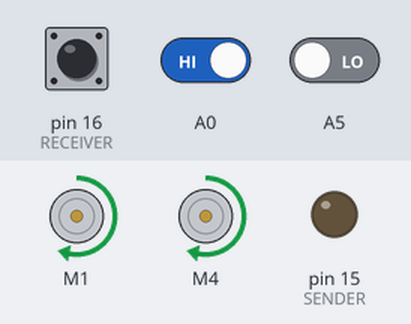
A sketch run on a simulated Arduino Leonardo, built with avr-gcc and run on an emulated ATmega32U4. Parts: 2 × DC motor (green arrow = forward, orange = backward, longer = faster), output pins drawn as LEDs (lit = HIGH). Inputs (shaded band) come from the test bench; at power-on: A0 HIGH, A5 LOW, pin 16 (RECEIVER) LOW.

Above: at 0.87 s.
1.3 s: A0 driven LOW
At 2.3 s:
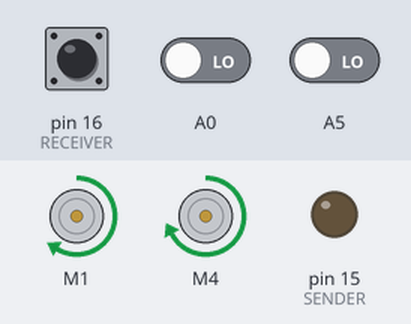
2.8 s: A5 driven HIGH
At 3.68 s:
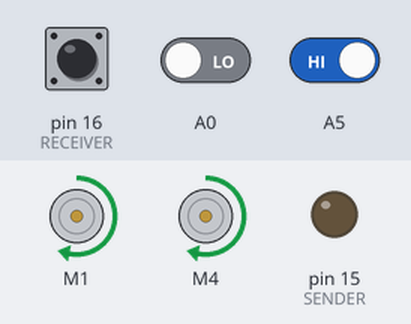
5.8 s: A5 driven LOW
At 6.9 s:
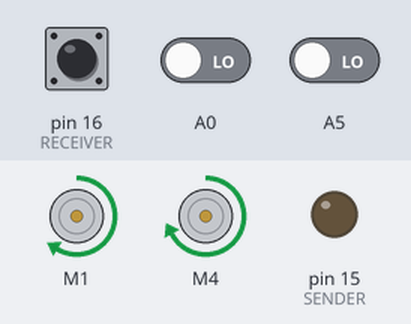
7.3 s: A0 driven HIGH
At 8.56 s:
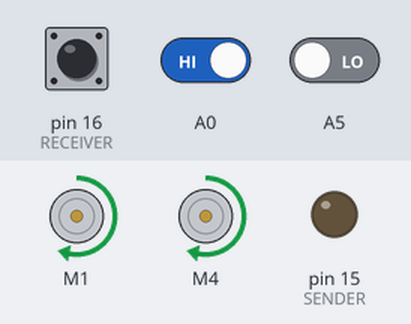
10.3 s: pin 16 (RECEIVER) pulsed HIGH 2 times (0.12 s each, 0.3 s apart)
At 10.8 s:
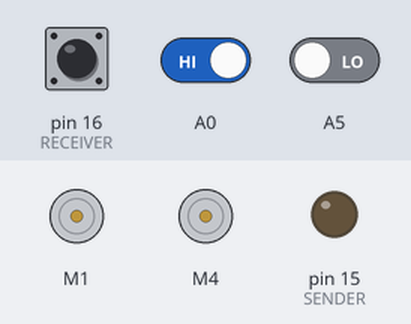
Timing chart, 0 to 14.3 s (numbered marks = the images above; inputs shaded):
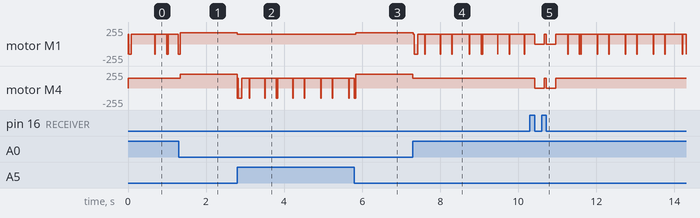

Measured:
- after the input at 1.3 s, motor M4: forward 150/255 → forward 204/255 at once
- after the input at 2.8 s, motor M1: forward 170/255 → forward 150/255 at once
- after the input at 5.8 s, motor M1: forward 150/255 → forward 170/255 at once
- after the input at 7.3 s, motor M4: forward 204/255 → forward 150/255 at once
- after the input at 10.3 s, motor M4: forward 150/255 → stopped after 0.12 s, → forward 150/255 0.54 s later

The sketch:

linetracer.ino
```cpp
// 이 파일은 Arduino IDE가 스케치를 인식하도록 두는 빈 파일.
// setup(), loop()는 main.cpp, 라인 주행은 drive.cpp, 드라이버는 src/ 에 있다.
```

calibration.cpp
```cpp
#include "calibration.h"

#include "src/AFMotor/AFMotor.h"

#include <Arduino.h>

extern AF_DCMotor motor_l;
extern AF_DCMotor motor_r;

namespace
{
struct Test
{
    int16_t left_pwm; // 음수 = 후진
    int16_t right_pwm;
    unsigned long ms;
};

// 직진 두 번은 PWM이 달라야 데드밴드와 기울기를 따로 구할 수 있다
const Test TESTS[] = {
    {150, 180, 2000},  // 1: 직진, 간 거리를 잰다
    {200, 240, 2000},  // 2: 직진, 간 거리를 잰다
    {150, -150, 3000}, // 3: 제자리 우회전, 돈 각도를 잰다
    // 4: 1초 직진. 1번(2초)과의 거리 차가 정속 1초 분량이라, 둘을 비교하면
    //    출발 때 가속으로 잃는 시간(모터 지연)이 나온다
    {150, 180, 1000},
    {254, 0, 2000}, // 5: 안쪽 바퀴를 세운 원호 우회전, 돈 각도를 잰다
    {0, 254, 2000}, // 6: 안쪽 바퀴를 세운 원호 좌회전, 돈 각도를 잰다
};

// 할 테스트 번호. 바꾸고 다시 업로드한다
const uint8_t TEST_NUMBER = 4;
static_assert(TEST_NUMBER >= 1 &&
                  TEST_NUMBER <= sizeof(TESTS) / sizeof(TESTS[0]),
              "TEST_NUMBER out of range");

// 전원을 켜고 차를 내려놓을 시간
const unsigned long START_DELAY_MS = 3000;

void set_motor(AF_DCMotor& motor, int16_t pwm)
{
    motor.setSpeed(static_cast<uint8_t>(pwm < 0 ? -pwm : pwm));
    motor.run(pwm < 0 ? BACKWARD : FORWARD);
}

void stop_motors()
{
    motor_l.setSpeed(0);
    motor_r.setSpeed(0);
    motor_l.run(RELEASE);
    motor_r.run(RELEASE);
}

} // namespace

void calibration_setup()
{
    stop_motors();
    delay(START_DELAY_MS);

    const Test& test = TESTS[TEST_NUMBER - 1];
    set_motor(motor_l, test.left_pwm);
    set_motor(motor_r, test.right_pwm);
    delay(test.ms);
    stop_motors();
}

void calibration_loop() {}
```

calibration.h
```cpp
#pragma once

// 측정 모드. 전원을 켜고 3초 뒤 calibration.cpp의 TEST_NUMBER 테스트를 한 번
// 달리고 멈춘다. 다시 하려면 리셋한다
void calibration_setup();
void calibration_loop();
```

drive.cpp
```cpp
#include "drive.h"

#include "src/AFMotor/AFMotor.h"

#include <Arduino.h>

extern AF_DCMotor motor_l; // M1: 왼쪽 바퀴
extern AF_DCMotor motor_r; // M4: 오른쪽 바퀴

namespace
{
// 같은 PWM이면 오른쪽으로 휜다. 바퀴는 데드밴드(왼 39, 오 47)를 넘어야 돌고,
// 그 위로 1 : 1.2로 줘야 직진한다. 실차에서 170/204까지 모퉁이를 돌았고
// 180/216부터 놓쳤다
const uint8_t LINE_STRAIGHT_LEFT_PWM = 170;
const uint8_t LINE_STRAIGHT_RIGHT_PWM = 204;
const uint8_t LINE_CORNER_PWM = 150;

// 한쪽 검정을 본 지 20~80ms 사이에만 계속 제자리 회전한다. 그 앞은 직선에서
// 스친 것일 수 있고, 그 뒤까지 세게 돌면 선을 지나친다
const unsigned long LINE_PIVOT_START_MS = 20;
const unsigned long LINE_PIVOT_END_MS = 80;
// 한쪽으로 이만큼 돌았으면 코너로 본다
const unsigned long LINE_CORNER_ARM_MS = 20;
// 코너에서 선이 사라진 뒤에도 이만큼 더 돈다. 급한 곡선에서는 센서가 선을
// 바깥으로 지나쳐 버린다
const unsigned long LINE_CORNER_HOLD_MS = 40;

// 코너 뒤 안정화. 양쪽 흰색이 CENTER_STABLE 이어지거나 SETTLE_MAX가 지나면
// 끝난다. 같은 쪽 검정이 NEW_CORNER 이어지면 다음 코너로 보고 바로 돈다
const unsigned long LINE_SETTLE_MAX_MS = 1500;
const unsigned long LINE_CENTER_STABLE_MS = 200;
const unsigned long LINE_SETTLE_NEW_CORNER_MS = 50;

// 완만한 조향은 주기마다 앞부분만 제자리 회전하고 나머지는 전진한다.
// 회전 시간의 비율이 꺾는 세기다
const unsigned long LINE_GENTLE_CYCLE_MS = 30;
const unsigned long LINE_GENTLE_PIVOT_MS = 12;
// 안정화 중에는 더 약하게 돌다가, 같은 쪽이 STRONG_AFTER 넘게 이어지면 키운다
const unsigned long LINE_SETTLE_SHORT_PIVOT_MS = 8;
const unsigned long LINE_SETTLE_LONG_PIVOT_MS = 12;
const unsigned long LINE_SETTLE_STRONG_AFTER_MS = 35;

int8_t last_turn = 0; // +1 우회전, -1 좌회전, 0 돌고 있지 않음
unsigned long turn_started_at = 0;
// 코너 중 선이 사라진(또는 양쪽 검정이 된) 시각
unsigned long white_started_at = 0;
bool white_after_turn = false;
bool corner_committed = false;

bool settling = false;
unsigned long settle_started_at = 0;
bool settle_saw_side = false;
bool settle_center_active = false;
unsigned long settle_center_started_at = 0;
int8_t settle_side = 0;
unsigned long settle_side_started_at = 0;

void drive(uint8_t left_speed, uint8_t left_mode, uint8_t right_speed,
           uint8_t right_mode)
{
    // 실드 명령 한 번에 150us 정도 걸려서 바뀐 값만 보낸다
    static uint8_t last_left_speed = 255, last_right_speed = 255;
    static uint8_t last_left_mode = 0, last_right_mode = 0;

    if (left_speed != last_left_speed)
    {
        motor_l.setSpeed(left_speed);
        last_left_speed = left_speed;
    }
    if (right_speed != last_right_speed)
    {
        motor_r.setSpeed(right_speed);
        last_right_speed = right_speed;
    }
    if (left_mode != last_left_mode)
    {
        motor_l.run(left_mode);
        last_left_mode = left_mode;
    }
    if (right_mode != last_right_mode)
    {
        motor_r.run(right_mode);
        last_right_mode = right_mode;
    }
}

void straight()
{
    drive(LINE_STRAIGHT_LEFT_PWM, FORWARD, LINE_STRAIGHT_RIGHT_PWM, FORWARD);
}

void pivot_toward(int8_t direction)
{
    if (direction > 0)
        drive(LINE_CORNER_PWM, FORWARD, LINE_CORNER_PWM, BACKWARD);
    else
        drive(LINE_CORNER_PWM, BACKWARD, LINE_CORNER_PWM, FORWARD);
}

void gentle_turn(int8_t direction, unsigned long elapsed,
                 unsigned long pivot_ms)
{
    if (elapsed % LINE_GENTLE_CYCLE_MS < pivot_ms)
        pivot_toward(direction);
    else
        drive(LINE_CORNER_PWM, FORWARD, LINE_CORNER_PWM, FORWARD);
}

// A0 왼쪽 / A5 오른쪽, HIGH = 검정. +1 오른쪽만 검정, -1 왼쪽만 검정,
// 0 양쪽 같은 색
int8_t one_side_black(int left, int right)
{
    if (left == LOW && right == HIGH)
        return 1;
    if (left == HIGH && right == LOW)
        return -1;
    return 0;
}

void begin_settling(unsigned long now)
{
    settling = true;
    settle_started_at = now;
    settle_saw_side = false;
    settle_center_active = false;
    settle_side = 0;
    last_turn = 0;
    white_after_turn = false;
    corner_committed = false;
}

void settle_on_line(int left, int right, unsigned long now)
{
    const int8_t direction = one_side_black(left, right);
    if (direction == 0)
    {
        straight();
        return;
    }

    // begin_settling() 직후 한쪽 검정으로 바로 들어올 수도 있어서 회전 시작
    // 시각을 여기서도 잡아 펄스 주기를 맞춘다
    if (direction != settle_side)
    {
        settle_side = direction;
        settle_side_started_at = now;
    }
    const unsigned long side_elapsed = now - settle_side_started_at;
    const unsigned long pulse_ms = side_elapsed >= LINE_SETTLE_STRONG_AFTER_MS
                                       ? LINE_SETTLE_LONG_PIVOT_MS
                                       : LINE_SETTLE_SHORT_PIVOT_MS;
    gentle_turn(direction, side_elapsed, pulse_ms);
}

// 안정화를 한 단계 진행한다. 이번 단계를 여기서 처리했으면 true,
// 안정화가 끝나 평소 주행으로 넘겨야 하면 false
bool settle_step(int left, int right, unsigned long now)
{
    const int8_t side = one_side_black(left, right);
    if (side != 0)
    {
        settle_saw_side = true;
        settle_center_active = false;
        if (side != settle_side)
        {
            settle_side = side;
            settle_side_started_at = now;
        }
    }
    else if (left == LOW && right == LOW && settle_saw_side)
    {
        settle_side = 0;
        if (!settle_center_active)
        {
            settle_center_started_at = now;
            settle_center_active = true;
        }
    }
    else
    {
        settle_side = 0;
        settle_center_active = false;
    }

    const unsigned long center_ms = now - settle_center_started_at;
    const unsigned long side_ms = now - settle_side_started_at;
    const bool centered =
        settle_center_active && center_ms >= LINE_CENTER_STABLE_MS;
    const bool timed_out = now - settle_started_at >= LINE_SETTLE_MAX_MS;
    const bool new_corner =
        settle_side != 0 && side_ms >= LINE_SETTLE_NEW_CORNER_MS;
    if (!new_corner && !centered && !timed_out)
    {
        settle_on_line(left, right, now);
        return true;
    }

    settling = false;
    if (new_corner)
    {
        last_turn = settle_side;
        turn_started_at = settle_side_started_at;
        white_after_turn = false;
        corner_committed = false;
    }
    if (centered)
    {
        straight();
        return true;
    }
    return false;
}

// 코너 중 선이 사라졌다. LINE_CORNER_HOLD_MS 동안 같은 쪽으로 더 돈 뒤
// 안정화로 넘어간다
void hold_then_settle(int left, int right, unsigned long now)
{
    if (!white_after_turn)
    {
        white_started_at = now;
        white_after_turn = true;
    }
    if (now - white_started_at < LINE_CORNER_HOLD_MS)
    {
        pivot_toward(last_turn);
        return;
    }
    begin_settling(now);
    settle_on_line(left, right, now);
}

} // namespace

// AFMotor run()은 BRAKE를 처리 안 해서 RELEASE로 끈다. drive()를 거쳐야
// 마지막 명령 캐시가 맞아서 다시 출발할 때 명령이 빠지지 않는다
void drive_stop() { drive(0, RELEASE, 0, RELEASE); }

void line_follow_step()
{
    const unsigned long now = millis();
    const int left = digitalRead(A0);
    const int right = digitalRead(A5);

    if (settling && settle_step(left, right, now))
        return;

    if (left == LOW && right == LOW)
    {
        if (last_turn != 0 && now - turn_started_at >= LINE_CORNER_ARM_MS)
        {
            hold_then_settle(left, right, now);
            return;
        }
        last_turn = 0;
        white_after_turn = false;
        straight();
        return;
    }

    if (left == HIGH && right == HIGH)
    {
        if (corner_committed)
        {
            hold_then_settle(left, right, now);
            return;
        }
        last_turn = 0;
        white_after_turn = false;
        straight();
        return;
    }

    const int8_t direction = one_side_black(left, right);
    if (corner_committed && direction != last_turn)
    {
        // 코너 직후 반대쪽을 밟으면 반대로 세게 돌지 않고 안정화로 고친다
        begin_settling(now);
        settle_on_line(left, right, now);
        return;
    }
    if (direction != last_turn)
    {
        last_turn = direction;
        turn_started_at = now;
        corner_committed = false;
    }
    white_after_turn = false;

    const unsigned long turn_elapsed = now - turn_started_at;
    if (turn_elapsed >= LINE_CORNER_ARM_MS)
        corner_committed = true;
    if (turn_elapsed >= LINE_PIVOT_START_MS && turn_elapsed < LINE_PIVOT_END_MS)
        pivot_toward(direction);
    else
        gentle_turn(direction, turn_elapsed, LINE_GENTLE_PIVOT_MS);
}
```

drive.h
```cpp
#pragma once

// 라인 센서를 읽고 조향을 한 단계 진행한다. loop()에서 매번 부른다.
// delay() 없이 바로 돌아온다
void line_follow_step();

// 모터를 끈다. 다음 line_follow_step()이 명령을 다시 보내 출발한다
void drive_stop();
```

main.cpp
```cpp
#include "calibration.h"
#include "drive.h"

#include "src/AFMotor/AFMotor.h"
#include "src/range/range_sensor.h"

#include <Arduino.h>

AF_DCMotor motor_l(1); // L293D 실드 M1: 왼쪽 바퀴
AF_DCMotor motor_r(4); // M4: 오른쪽 바퀴

namespace
{
// true로 올리면 주행 대신 측정 모드(calibration.cpp)를 돈다
const bool CALIBRATION_MODE = false;

// 거리는 mm. 이 안이면 멈추고, RESUME 이상 멀어지면(벽을 치우면) 다시 출발한다.
// 평가는 벽에서 10cm +-5cm라 한가운데를 노린다. 실차에서 차체 맨 앞이
// 135일 때 6~7cm, 170일 때 평균 13cm, 155일 때 평균 11cm에 섰다
const uint16_t WALL_STOP_MM = 155;
const uint16_t WALL_RESUME_MM = 200;
} // namespace

void setup()
{
    drive_stop();
    RangeSensor::begin(); // 초음파 측정(60ms 주기)과 에코 인터럽트 시작
    if (CALIBRATION_MODE)
        calibration_setup();
}

void loop()
{
    if (CALIBRATION_MODE)
    {
        calibration_loop();
        return;
    }

    static bool stopped = false;
    const RangeStatus range = RangeSensor::read();
    if (range.status == RangeStatus::UNKNOWN)
        stopped = false; // 센서 응답이 없으면 멈춰 있지 않는다
    else if (stopped)
        stopped = range.distance < WALL_RESUME_MM;
    else
        stopped = range.distance <= WALL_STOP_MM;

    if (stopped)
        drive_stop();
    else
        line_follow_step();
}
```

range_sensor.cpp
```cpp
#include "range_sensor.h"

volatile bool RangeSensor::is_renew = false;
volatile uint16_t RangeSensor::range_ticks = 0;
// 측정 전에는 "장애물 없음"으로 둔다. 0 이면 "아주 가까움"으로 해석되어
// 출발하자마자 정지할 수 있다.
uint16_t RangeSensor::distance = RangeSensor::FAR_MM;

constexpr Pow2Fraction RangeSensor::TICK_TO_MM;
constexpr uint16_t RangeSensor::FAR_MM; // 공개 상수: 참조로 넘겨질 때 대비

void RangeSensor::begin()
{
    setup_distance_sensor();
    timer1_init();
    enable_pcint0();
}

RangeStatus RangeSensor::read()
{
    static bool has_value = false;
    static unsigned long last_update_ms = 0;

    if (!is_renew)
    {
        if (!has_value || millis() - last_update_ms > STALE_MS)
            return {RangeStatus::UNKNOWN, distance};
        return {RangeStatus::NOT_CHANGED, distance};
    }

    cli();
    is_renew = false;
    auto tick = range_ticks;
    sei();

    calculate_distance(tick);

    has_value = true;
    last_update_ms = millis();
    return {RangeStatus::CHANGED, distance};
}

inline void __attribute__((always_inline)) RangeSensor::echo_edge_isr()
{
    static uint16_t tick = 0;
    static bool rising_seen = false;
    const int receive_value = (PINB & _BV(RECEIVER));
    if (receive_value)
    {
        tick = TCNT1;
        rising_seen = true;
        return;
    }

    // 상승을 보지 못한 하강
    if (!rising_seen)
        return;
    rising_seen = false;

    // TCNT1 은 ICR1(TOP)에서 0으로 돌아가므로, 하강 < 상승 이면 주기 경계를
    // 넘은 것
    const uint16_t now = TCNT1;
    if (now < tick)
        return;

    const uint16_t width = now - tick;
    // 센서 타임아웃 펄스 등 상한을 넘는 폭은 무반사로 기록
    RangeSensor::write(width > MAX_VALID_TICKS ? NO_ECHO_TICKS : width);
}

void RangeSensor::timer1_init()
{
    using namespace timer1;
    TCCR1B &= ~CS_MASK;

    TCCR1A = (TCCR1A & ~(WGM_A_MASK | COM1A_MASK | COM1B_MASK)) |
             WGM_A_FAST_PWM_ICR1 | COM1A_NON_INVERTING;
    TCCR1B = (TCCR1B & ~WGM_B_MASK) | WGM_B_FAST_PWM_ICR1;

    ICR1 = ICR1_TOP;       // 주기: (ICR1 + 1) 틱 = 60 ms
    OCR1A = OCR1A_TRIGGER; // 트리거 폭: (OCR1A + 1) 틱 = 12 us

    TCNT1 = 0;

    TIFR1 = _BV(OCF1A);

    TCCR1B = (TCCR1B & ~CS_MASK) | CS_DIV64;
}

void RangeSensor::setup_distance_sensor()
{
    PORTB &= ~(_BV(RECEIVER) | _BV(SENDER));
    DDRB |= _BV(SENDER);
    DDRB &= ~_BV(RECEIVER);
}

void RangeSensor::enable_pcint0()
{
    PCMSK0 |= _BV(RECEIVER);
    PCIFR = _BV(PCIF0);
    PCICR |= _BV(PCIE0);
}

inline void __attribute__((always_inline)) RangeSensor::write(uint16_t value)
{
    range_ticks = value;
    is_renew = true;
}

void RangeSensor::calculate_distance(uint16_t tick)
{
    distance = (tick == NO_ECHO_TICKS) ? FAR_MM : TICK_TO_MM.apply(tick);
}

ISR(PCINT0_vect) { RangeSensor::echo_edge_isr(); }
```

test.cpp
```cpp
#include "range_sensor.h"
inline void test_init()
{
    Serial.begin(115200);
    RangeSensor::begin();
    Serial.println(F("RangeSensor test: ms  dt_ms  mm"));
}

inline void test_main()
{
    static bool was_unknown = false;
    static unsigned long last_print_ms = 0;

    const RangeStatus r = RangeSensor::read();

    // UNKNOWN 은 들어가는 순간 한 번만 출력한다
    if (r.status == RangeStatus::UNKNOWN)
    {
        if (!was_unknown)
        {
            Serial.print(millis());
            Serial.print(F("  UNKNOWN  last="));
            Serial.println(r.distance);
        }
        was_unknown = true;
        return;
    }
    was_unknown = false;

    // 새 측정일 때만 출력한다 (약 60 ms 마다 한 줄).
    // 매 루프 출력하면 송신 버퍼(64 바이트)가 차서 Serial.print 가 블로킹된다.
    if (r.status != RangeStatus::CHANGED)
        return;

    const unsigned long now = millis();
    Serial.print(now);
    Serial.print(F("  "));
    Serial.print(now - last_print_ms); // 측정 간격 확인용
    Serial.print(F("  "));
    if (r.distance == RangeSensor::FAR_MM)
        Serial.println(F("FAR"));
    else
        Serial.println(r.distance);
    last_print_ms = now;
}
```

Source omitted: range_sensor.h (4991 bytes)
